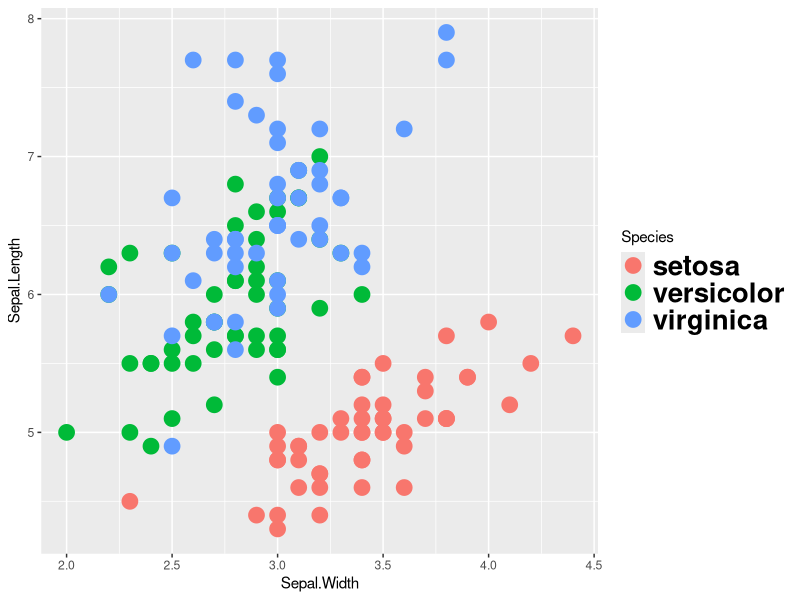
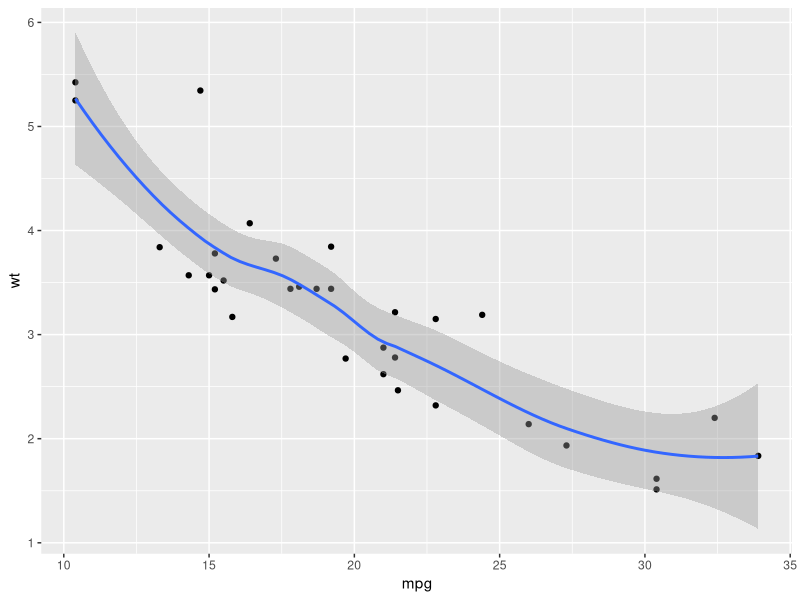

The R script that drew these images, in order:
## ---- chunk 1
knitr::opts_chunk$set(
  collapse = TRUE,
  comment = "#>",
  fig.path = "README-"
)
## ---- chunk 2
library(ggplot2)
## ---- chunk 3
ggplot(iris)+geom_point(aes(Sepal.Width,Sepal.Length,colour=Species),size=5)+theme(legend.text=element_text(size=20,face="bold"))
# gg iris + point Sepal.W Sepal.L col=Spec siz=Petal.W + theme text: size=20 face="bold"
## ---- chunk 4
ggplot(mtcars) + geom_point(aes(x=mpg, y=wt)) + geom_smooth(aes(x=mpg, y=wt), method='loess')
